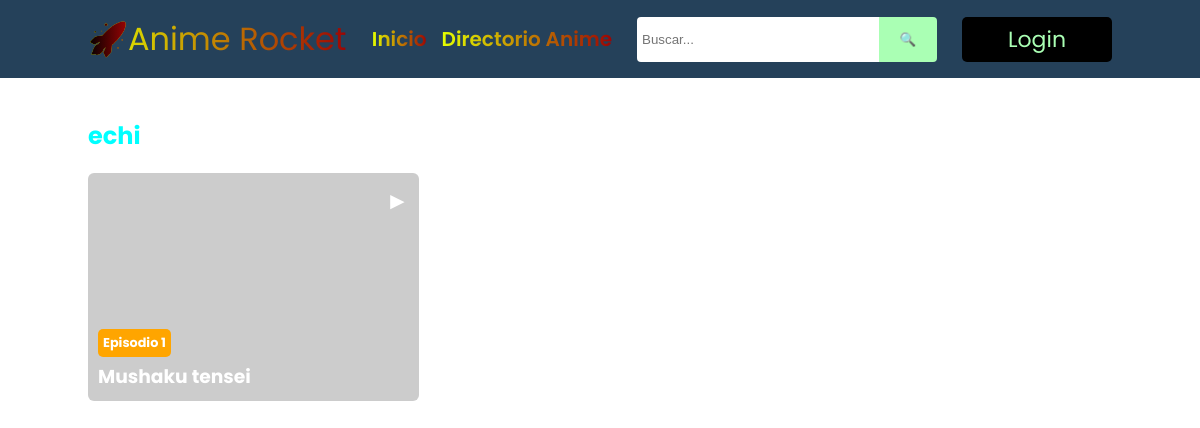
Screenshot of /categorias.php?id=1 with the database file from the repository.
### tables this page shows
CREATE TABLE `rv_categoria` (
  `id` int(11) NOT NULL,
  `categoria` varchar(50) NOT NULL
);

CREATE TABLE `videos` (
  `id` int(11) NOT NULL,
  `capitulo` varchar(55) NOT NULL,
  `thumbnail` varchar(255) NOT NULL,
  `archivo` varchar(255) NOT NULL,
  `categoria` varchar(11) NOT NULL,
  `anime` int(4) NOT NULL,
  `fecha_insercion` date NOT NULL,
  `fecha_publicacion` timestamp NOT NULL DEFAULT CURRENT_TIMESTAMP ON UPDATE CURRENT_TIMESTAMP,
  `orden` int(4) NOT NULL,
  `v_status` decimal(5,0) NOT NULL,
  `tipo` float NOT NULL
);

### config/categorias.php (called while the page is built, shortened)
<?php
class categorias extends mysqli
{
    public function get_data(){
        $consulta = "SELECT * FROM rv_categoria";
        $query=$this->query($consulta);
        return $query;
    }
    public function get_categoria(){
        $consulta = "SELECT * FROM videos WHERE categoria ";
        $query = $this->query($consulta);
        return $query;
    }
}
?>

### categorias.php (the view, shortened to what this page needs)
<!DOCTYPE html>
<html lang="es-MX">
<head>
  <link rel="stylesheet" href="css/styles.css">
</head>
<body>
    <?php
    require_once 'config/categorias.php';
    $categorias= new categorias("localhost","root","","anime_rocket");
    $categories = $categorias->get_data();
    foreach ($categories as $key => $value) {
      ?>
        <li><a class="catego" href="categorias.php?id=<?php echo $value['id'];?>"><?php echo $value["categoria"];?></a></li>
      <?php
    }
    ?>
  <header>
    <div class="header">
    <div class="logo"><a href="#" id="togglesidebar">🚀</a>Anime Rocket</div>
      <nav>
        <ul>
          <li><a href="index.php" class="inici">Inicio</a></li>
          <li><a href="directorio.php" class="directo">Directorio Anime</a></li>
        </ul>
        <div id="search">
         <form action= "index.php" method= "POST">
          <input type="text" placeholder="Buscar..." name="texto">
          <input type="submit" name="search" value="🔍">
       </form>
      </div>
        <a href="admin/index.html" class="login">Login</a>
      </nav>
    </div>
  </header>
<section id="main">
<h1 href="categorias.php?id=<?php echo $value['id'];?>"><?php echo $value["categoria"];?></h1>
  <div class="episodes">
  <?php
require_once 'config/categorias.php';
$categorias = new categorias("localhost", "root", "", "anime_rocket");
$id = $_GET['id'] ?? 0;
$categories = $categorias->get_categoria();
foreach ($categories as $key => $value) {
    if ($value['categoria'] == $id) {
        ?>
        <div class="episode">
            <p class="icon">►</p>
            <img src="<?php echo $value['thumbnail']; ?>" alt="">
            <div class="episode_description">
                <p class="episode_number"><?php echo 'Episodio ' . $value['id']; ?></p>
                <h3 class="episode_title"><?php echo $value['capitulo']; ?></h3>
            </div>
        </div>
        <?php
    }
}
?>
</section>
</body>
</html>

### css/styles.css (style rules this page uses)
* { margin: 0; padding: 0; }
body { font-family: 'Poppins', sans-serif; height: 150vh; background-image: url(../img/cometaa.jpg); background-position: center; background-repeat: no-repeat; background-size: cover; color: #fff; }
#togglesidebar { background-image: linear-gradient(to right, #000000, #9d0404); background-clip: text; -webkit-background-clip: text; color: transparent; }
header { background: #25415a; padding: 15px 0; width: 100%; }
.inici { font-size: 20px; font-weight: 600; background-image: linear-gradient(to right, #e5ff00, #9d0404); background-clip: text; -webkit-background-clip: text; color: transparent; }
.directo { font-size: 20px; font-weight: 600; background-image: linear-gradient(to right, #e5ff00, #9d0404); background-clip: text; -webkit-background-clip: text; color: transparent; }
.header { display: flex; max-width: 1024px; margin: auto; align-items: center; justify-content: space-between; }
.logo { font-size: 2rem; background-image: linear-gradient(to right, #e5ff00, #9d0404); background-clip: text; -webkit-background-clip: text; color: transparent; }
nav { display: flex; gap: 25px; }
nav ul { list-style: none; display: flex; align-items: center; gap: 15px; }
nav ul a { text-decoration: none; color: #aaffb4; font-size: 17px; font-weight: 500; display: block; transition: all 0.5s ease; }
#search form { display: flex; align-items: center; width: 300px; }
#search form input { width: 80%; height: 35px; padding: 5px; border: none; border-radius: 4px 0 0 4px; }
#search form input[type='submit'] { width: 20%; height: 45px; background-color: #aaffb4; border: none; border-radius: 0 4px 4px 0; }
.login { display: flex; justify-content: center; align-items: center; width: 150px; background: black; border-radius: 5px; text-decoration: none; color: #aaffb4;; font-size: 22px; text-align: center; transition: all 0.5s ease; }
#main { max-width: 1024px; margin: 40px auto; }
.episodes { display: grid; grid-template-columns: repeat(3, 1fr); gap: 15px; margin-top: 20px; }
.episode { position: relative; overflow: hidden; border-radius: 6px; cursor: pointer; }
.episode img { width: 100%; height: 100%; object-fit: cover; transition: all 0.5s ease-in-out; }
.icon { color: #fff; font-size: 1.5rem; position: absolute; top: 10px; right: 10px; }
.episode_description { position: absolute; bottom: 10px; left: 10px; color: #fff; }
.episode_number { background: orange; font-size: 0.8rem; font-weight: bold; width: auto; padding: 5px; border-radius: 5px; display: inline-block; margin-bottom: 5px; }
h1 { color:aqua; }

### rows the page displays
rv_categoria: categoria "echi"
videos: id "1", capitulo "Mushaku tensei"
